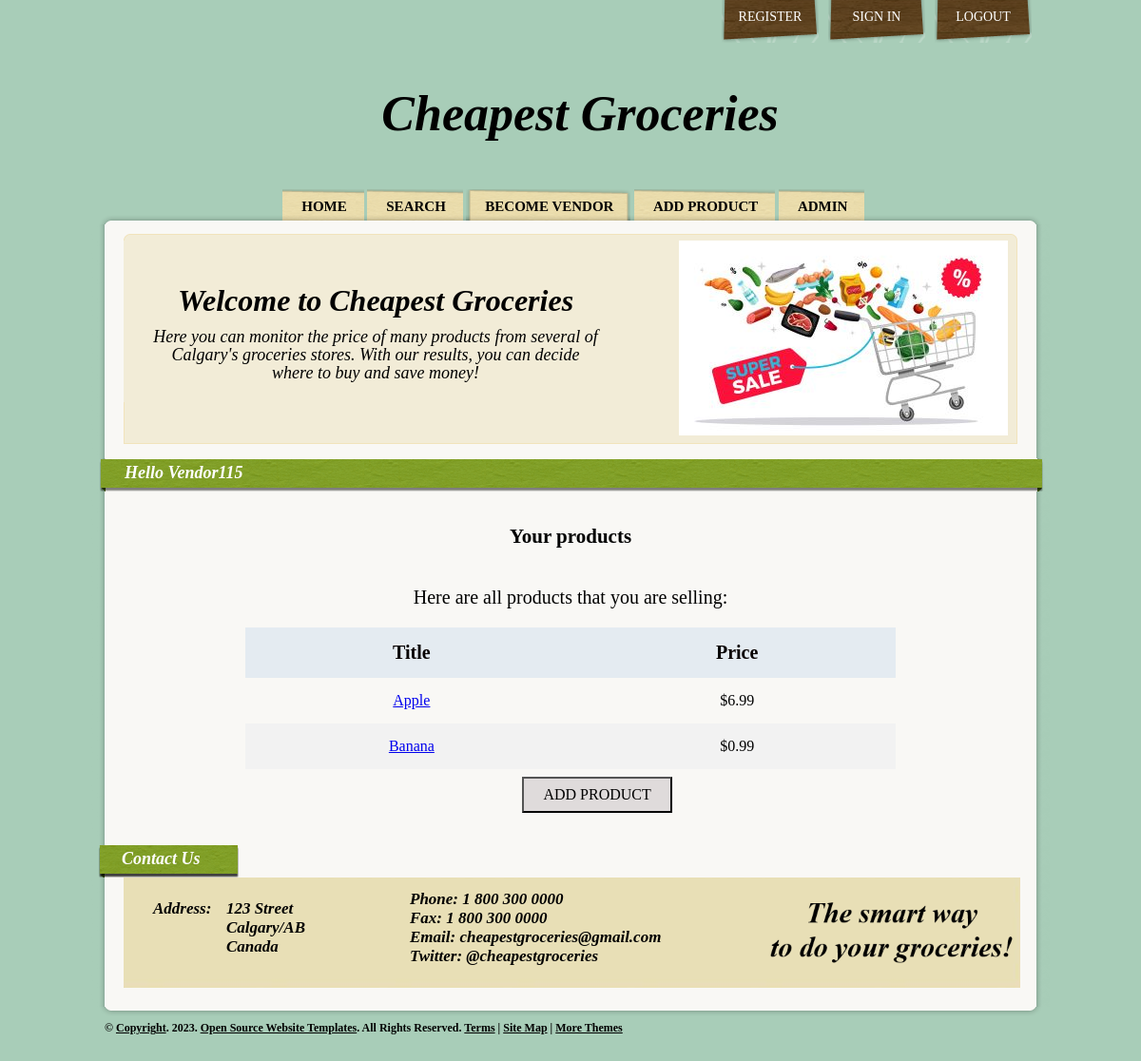
Page /vendor_admin/ (signed in) on the earlier database version.
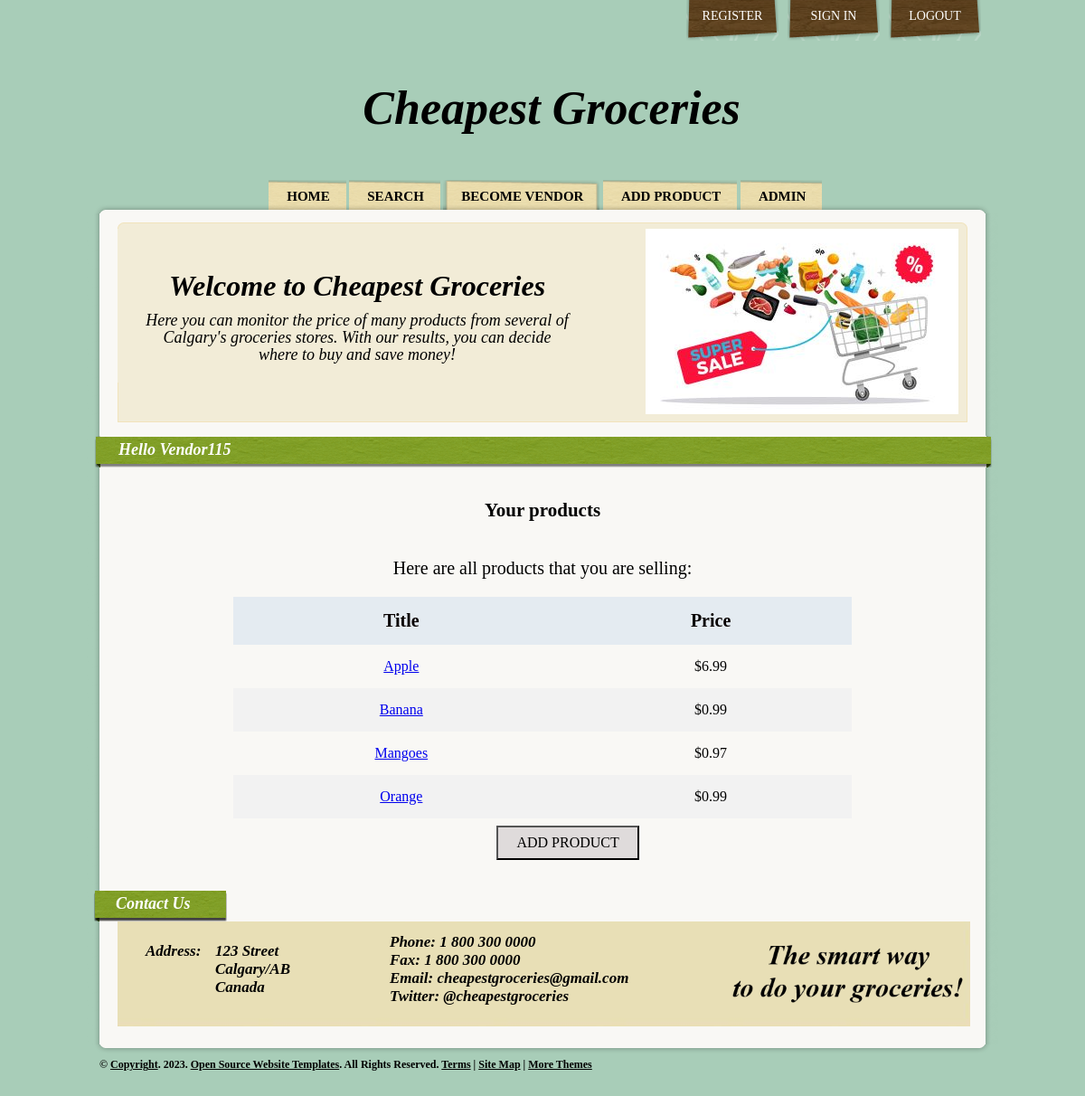
Same page on the later database version.
### products/models.py (models this page shows, shortened)
class Product(models.Model):
    category    = models.ForeignKey(Category, related_name = 'products', on_delete = models.CASCADE)
    vendor      = models.ForeignKey(Vendor, related_name = 'products', on_delete = models.CASCADE)
    title       = models.CharField(max_length = 200)
    slug        = models.SlugField(max_length = 200, unique = True) #used in the urls
    price       = models.DecimalField(max_digits = 6, decimal_places = 2, blank=True, default = 0.0)
    date_added  = models.DateTimeField(auto_now_add = True)
    image       = models.ImageField(upload_to = 'uploads/', blank = True, null = True)
    thumbnail   = models.ImageField(upload_to = 'uploads/', blank = True, null = True)
    class Meta:
        ordering = ['-date_added'] #data in descent order

### vendor/views.py (the view)
# urls.py: path('vendor_admin/', vendor_admin, name = 'vendor_admin'), #own
@login_required
def vendor_admin(request):
    vendor = request.user.vendor
    print(vendor.name)
    products = vendor.products.all()
    context = {'vendor': vendor, 'products': products}
    template = 'vendor_admin.html'
    return render (request, template, context)

### products/context_processors.py (called while the page is built)
def menu_categories(request):
    categories = Category.objects.all()
    return {'menu_categories': categories}

### templates/vendor_admin.html (shortened to what this page needs)
{% extends "base.html" %}
{% block content %}
    {% if user.is_authenticated and user.is_staff %}
        <div class="heading">
            Hello {{ user }}
        </div>
        <div class="box">
            {% if products %}
                <h2 class="font-weight-normal box-v-a">Your products</h2>
                <p class="p-v-a">Here are all products that you are selling: </p>
                <table class="table-v-a center-t">
                    <thead class="table-fonth">
                        <tr class="tr-v-a tr-v-a-h">
                            <th class="th-td-v-a th-color">Title</th>
                            <th class="th-td-v-a th-color">Price</th>
                        </tr>
                    </thead>
                    <tbody>
                        {% for product in products|dictsort:"title" %}
                            <tr class="tr-v-a tr-v-a-h table-fontr">
                                <td class="th-td-v-a"><a href="{% url 'product' product.category.slug product.slug %}">{{ product.title }}</a></td>
                                <td class="th-td-v-a">${{ product.price }}</td>
                            </tr>
                        {% endfor %}
                    </tbody>
                </table>
                <button id="myButton" class="btn-a-p" type="submit">Add product</button>
            {% endif %}
        </div>
    {% endif %}
{% endblock content %}

### templates/base.html (shortened to what this page needs)
{% load static %}
<!DOCTYPE html>
<html xmlns="https://www.w3.org/1999/xhtml/">
    <head>
            <link rel="stylesheet" href="{% static 'css/style.css' %}">
    </head>
    <body>
        <div id="main">
            <div id="header">
                <div class="searchBar">
                    <div class="RegBtn"><a href="{% url 'logout' %}">logout</a></div>
                    <div class="signIn"><a href="{% url 'login' %}">sign in</a></div>
                    <div class="RegBtn"><a href="{% url 'register' %}">register</a></div>
                </div>
            <div class="space"></div>
            <div class="space"></div>
            <div class="logo">
                <h1>Cheapest Groceries</h1>
            </div>
            <div class="menu">
                <ul id="menu">
                    <li class="commit"><a href="{% url 'home' %}">home</a></li>
                    <li class="commit"><a href="{% url 'search_page' %}">search</a></li>
                    <li class="commit"><a href="{% url 'become_vendor' %}">become vendor</a></li>
                    <li class="commit"><a href="{% url 'add_product' %}">add product</a></li>
                    <li class="commit"><a href="{% url 'admin:index' %}">admin</a></li>
                </ul>
            </div>
        </div>
            <div id="content">
                <div class="welcomeHolder">
                    <div class="welcome">
                        <h1>Welcome to Cheapest Groceries</h1>
                            <div class="welcomeContent">
                                Here you can monitor the price of many products from several of Calgary's
                                groceries stores. With our results, you can decide where to buy and save money!
                            </div>
                    </div>
                    <div class="welcomeImg">
                        <img src="{% static 'images/imgwelcome.jpg' %}" alt="" />
                    </div>
                    <div class="welcomeBottom"></div>
                </div>
                {% block content %}{% endblock %}
                <div class="space"></div>
                <div id="footer">
                    <div class="contactHeading">Contact Us</div>
                    <div class="footerHolder">
                        <div class="footerLeft">
                            <p class="left">Address:</p>
                            <p class="right">123 Street<br /> Calgary/AB<br /> Canada</p>
                        </div>
                        <div class="footerRight">
                            <p class="left">Phone: 1 800 300 0000
                            <p class="left">Fax: 1 800 300 0000
                            <p class="left">Email: cheapestgroceries@gmail.com
                            <p class="left">Twitter: @cheapestgroceries</p>
                        </div>
                    </div>
                </div>
            </div>
            <div id="contentBottom"></div>
            <div class="bottomHolder">
                <p style="color:black; font-weight: bold">&#169; <a href="https://info.icopyright.net/"
                    style="color:black; font-weight: bold">Copyright</a>. .
                    <a href="https://www.opensourcetemplates.org/index.html" style="color: black;"
                    >Open Source Website Templates</a>. All Rights Reserved.
                    <a href="https://www.opensourcetemplates.org/terms.html"
                    style="color:black">Terms</a> |
                    <a href="https://www.opensourcetemplates.org/sitemap.html"
                    style="color:black">Site Map</a> | <a href="https://themeruler.com/"
                    style="color:black">More Themes</a></p>
            </div>
        </div>
    </body>
</html>

Differences in the rows shown:
added Product: title "Mangoes", price "0.97"
added Product: title "Orange", price "0.99"
